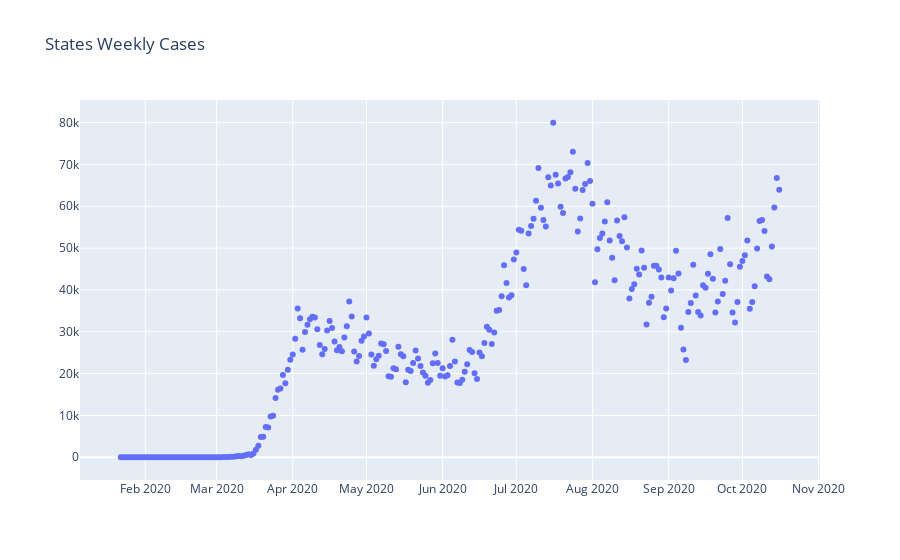

The code cell stored with this chart in its notebook:
### Code cell
# plt.scatter(X.index,X, color='blue')
# plt.plot([0,X.size], [b,m*X.size+b], 'o')
trace0 = go.Scatter(x=X.index, y=X[0],  mode='markers', name="United States")
trace1 = go.Scatter(x=X.index, y=result,  mode='lines', name="Line")

mydata = [trace0, trace1]
# mydata = [trace0]

mylayout = go.Layout(
    title="States Weekly Cases"
)

fig = go.Figure(data=mydata, layout=mylayout)
fig.show()

# plotly.offline.iplot(fig, filename = '')

# fig.write_image("images/fig1.png")

### Figure 1 — Plotly figure (JSON) as saved in the notebook; plotly's stock layout.template omitted (floating-point values rounded to 4 significant figures; data arrays with more than 128 entries replaced by an {"elided": "..."} marker saying what was removed)
{"data": [{"mode": "markers", "name": "United States", "type": "scatter", "x": {"elided": "269 str values"}, "y": {"elided": "269 int values"}}], "layout": {"title": {"text": "States Weekly Cases"}}}
